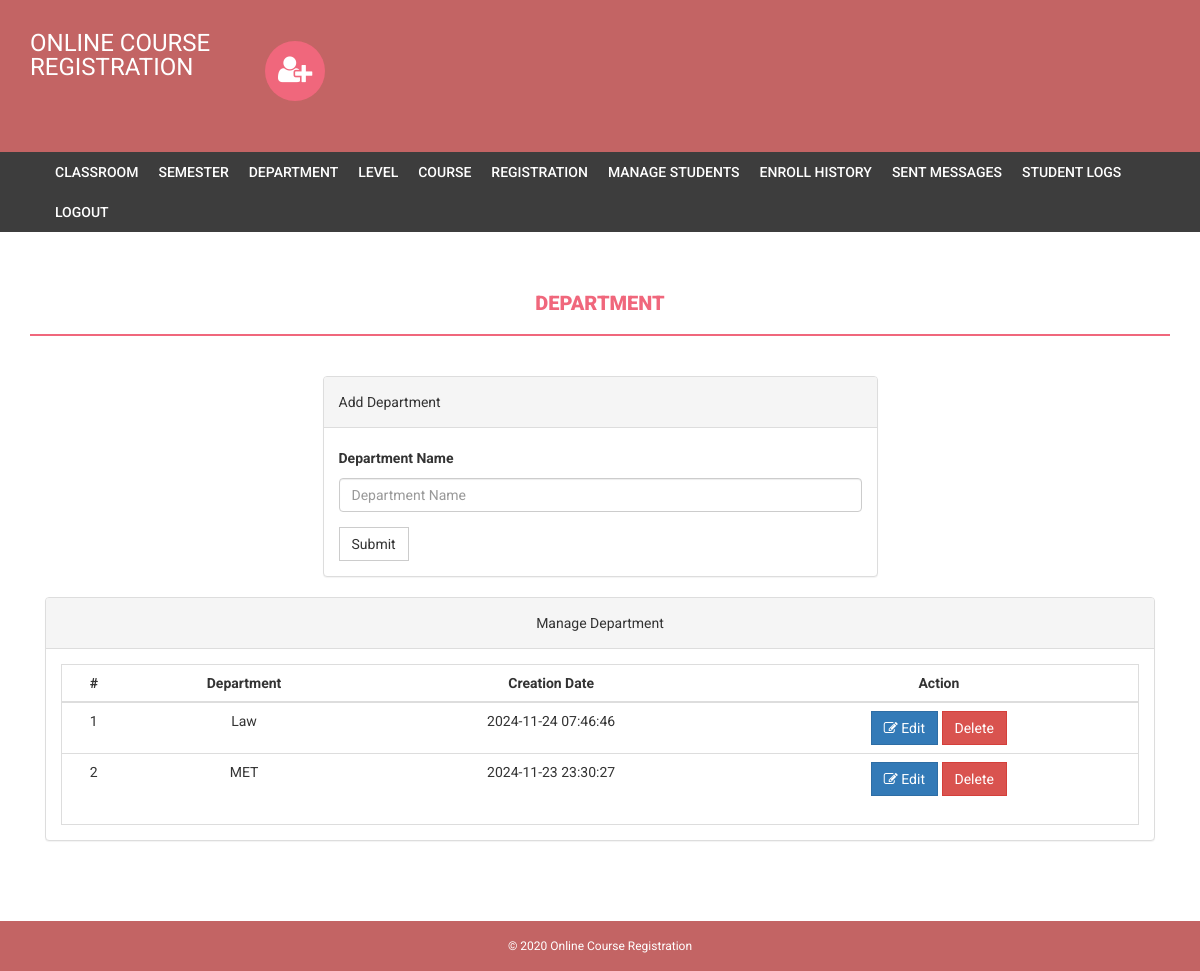
/admin/edit-department.php (signed in), run on the app's committed database.
### tables this page shows
CREATE TABLE `department` (
  `id` int(11) NOT NULL,
  `department` varchar(255) NOT NULL,
  `creationDate` timestamp NOT NULL DEFAULT current_timestamp(),
  `updationDate` varchar(255) NOT NULL
);

### admin/edit-department.php (the view, shortened to what this page needs)
<?php
if (strlen($_SESSION['alogin']) == 0) {
    header('location:index.php');
    exit();
} else {
?>
<!DOCTYPE html>
<html xmlns="http://www.w3.org/1999/xhtml">
<head>
    <link href="assets/css/bootstrap.css" rel="stylesheet" />
    <link href="assets/css/font-awesome.css" rel="stylesheet" />
    <link href="assets/css/style.css" rel="stylesheet" />
</head>
<body>
    <?php include('includes/header.php'); ?>
    <?php if ($_SESSION['alogin'] != "") {
        include('includes/menubar.php');
    }
    ?>
    <div class="content-wrapper">
        <div class="container">
            <div class="row">
                <div class="col-md-12">
                    <h1 class="page-head-line">Department</h1>
                </div>
            </div>
            <div class="row">
                <div class="col-md-3"></div>
                <div class="col-md-6">
                    <div class="panel panel-default">
                        <div class="panel-heading">
                            <?php echo isset($departmentData) ? "Edit Department" : "Add Department"; ?>
                        </div>
                        <div class="panel-body">
                            <form name="dept" method="post">
                                <div class="form-group">
                                    <label for="department">Department Name</label>
                                    <input type="text" class="form-control" id="department" name="department" placeholder="Department Name" value="<?php echo isset($departmentData) ? htmlentities($departmentData['department']) : ''; ?>" required />
                                </div>
                                <button type="submit" name="submit" class="btn btn-default">Submit</button>
                            </form>
                        </div>
                    </div>
                </div>
            </div>
            <div class="col-md-12">
                <div class="panel panel-default">
                    <div class="panel-heading">
                        Manage Department
                    </div>
                    <div class="panel-body">
                        <div class="table-responsive table-bordered">
                            <table class="table">
                                <thead>
                                    <tr>
                                        <th>#</th>
                                        <th>Department</th>
                                        <th>Creation Date</th>
                                        <th>Action</th>
                                    </tr>
                                </thead>
                                <tbody>
                                    <?php
                                    $sql = mysqli_query($bd, "SELECT * FROM department");
                                    $cnt = 1;
                                    while ($row = mysqli_fetch_array($sql)) {
                                    ?>
                                        <tr>
                                            <td><?php echo $cnt; ?></td>
                                            <td><?php echo htmlentities($row['department']); ?></td>
                                            <td><?php echo htmlentities($row['creationDate']); ?></td>
                                            <td>
                                                <a href="department.php?id=<?php echo $row['id'] ?>">
                                                    <button class="btn btn-primary"><i class="fa fa-edit"></i> Edit</button>
                                                </a>
                                                <a href="department.php?id=<?php echo $row['id'] ?>&del=delete" onClick="return confirm('Are you sure you want to delete?')">
                                                    <button class="btn btn-danger">Delete</button>
                                                </a>
                                            </td>
                                        </tr>
                                    <?php
                                        $cnt++;
                                    }
                                    ?>
                                </tbody>
                            </table>
                        </div>
                    </div>
                </div>
            </div>
        </div>
    </div>
    <?php include('includes/footer.php'); ?>
</body>
</html>
<?php } ?>

### admin/assets/css/style.css (style rules this page uses)
body { font-family: 'Roboto', sans-serif; line-height: 30px; }
.content-wrapper { margin-top: 40px; min-height: 600px; padding-bottom: 60px; }
.page-head-line { font-weight: 900; padding-bottom: 20px; border-bottom: 2px solid #F0677C; text-transform: uppercase; color: #F0677C; font-size: 20px; margin-bottom: 40px; }
.btn { border-radius: 0px; -webkit-border-radius: 0px; -moz-border-radius: 0px; }

### admin/edit-department.php (style rules this page uses)
.table td, .table th { vertical-align: middle; text-align: center; }

### admin/includes/footer.php (style rules this page uses)
.col-md-12 { text-align: center; }

### data on the page
department: department "Law", creationDate "2024-11-24 07:46:46"
department: department "MET", creationDate "2024-11-23 23:30:27"
